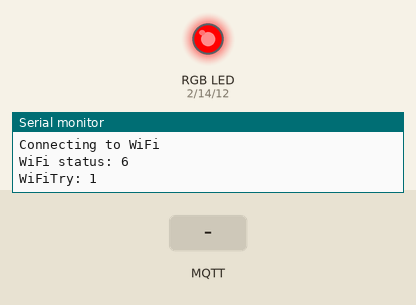
A sketch run on a simulated ESP8266 (NodeMCU). Shown: an RGB LED mixed from three pins (HIGH = lit), the last lines printed to the serial monitor. Inputs (shaded band) come from the test bench. Dim RGB values are drawn brighter than linear; WiFi joins after 1.5 s; servers stay silent unless stated; random numbers use the default seed unless the sketch sets one; no MQTT or app messages arrive unless stated.

Above: at 0.2 s.
At 3.3 s:
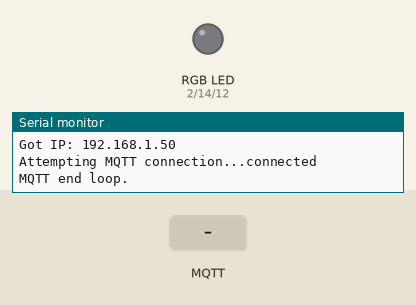
3.4 s: MQTT message "1" arrives on the third subscribed topic
At 4.6 s:
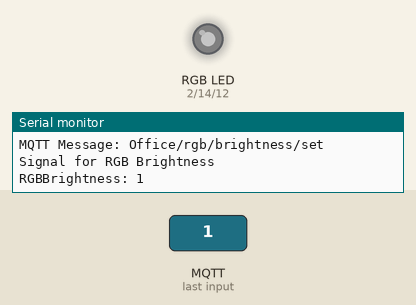
4.9 s: MQTT message "ON" arrives on the first subscribed topic
6.4 s: MQTT message "ON" arrives on the second subscribed topic
Timing chart, 0 to 9.4 s (numbered marks = the images above; inputs shaded):
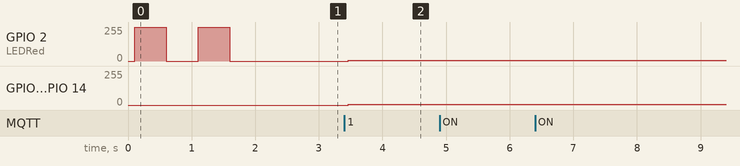

The sketch:

Connect_to_MQTT_0.7_-_receive_RGB.ino
```cpp
/*
 *     M      M     AA    TTTTTTT  TTTTTTT  EEEEEEE M      M     AA     NN    N
 *     MM    MM    A  A      T        T     E       MM    MM    A  A    NN    N
 *     M M  M M   A    A     T        T     E       M M  M M   A    A   N  N  N
 *     M  MM  M   AAAAAA     T        T     EEEE    M  MM  M   AAAAAA   N  N  N - AUTOMATION
 *     M      M  A      A    T        T     E       M      M  A      A  N   N N
 *     M      M  A      A    T        T     E       M      M  A      A  N    NN
 *     M      M  A      A    T        T     EEEEEEE M      M  A      A  N    NN
 *
 *
 *     Project    : Connect to MQTT, the Right Way
  *    Version    : 0.5
 *     Date       : 01-2021
 *     Written by : Ap Matteman
 */

// #include "WiFi.h"      //FOR ESP32
#include <ESP8266WiFi.h>  // FOR ESP8266
#include <PubSubClient.h> // FOR MQTT

WiFiClient espClient;
PubSubClient client(espClient); // MQTT Client

const char* YourWiFiSSID = "YourSSID";
const char* YourWiFiPassword = "YourWiFiPassword";
const char* mqtt_server = "192.168.10.10";
const char* mqtt_user = "MQTTHome";
const char* mqtt_password = "Home@48";

int LEDRed = 2;     // D4
int LEDGreen = 14;  // D5
int LEDBlue = 12;   // D6

byte RGBOnOff = 0;
int RGBBrightness = 0;
int RGBred = 255;
int RGBgreen = 255;
int RGBblue = 255;

int WiFiTry = 0;          // times the WiFi is not available
int MQTTTry = 0;          // times the MQTT server is not available.

void setup() {
  Serial.begin(115200);
  delay(100);
  pinMode(LEDRed, OUTPUT);
  pinMode(LEDGreen, OUTPUT);
  pinMode(LEDBlue, OUTPUT);

  ConnectWiFi();
  client.setServer(mqtt_server, 1883);
  ConnectMQTT();


  client.subscribe("Office/rgb/light/switch");
  client.subscribe("Office/rgb/brightness/set");
  client.subscribe("Office/rgb/rgb/set");
  client.setCallback(callback);

  // Send the Turn Off to Home Assistant
  client.publish("Office/rgb/brightness/status", "0");
  client.publish("Office/rgb/rgb/status", "255,255,255");
  client.publish("Office/rgb/light/status", "OFF");
}

void ConnectWiFi() {
  //Connect with WiFi network
  WiFi.begin(YourWiFiSSID, YourWiFiPassword);
  Serial.println("Connecting to WiFi");
  //Try to connect to WiFi for 5 times
  while (WiFi.status() != WL_CONNECTED && WiFiTry < 5) {
    digitalWrite(LEDRed, HIGH);
    ++WiFiTry;
    Serial.print("WiFi status: ");; Serial.println(WiFi.status());
    Serial.print("WiFiTry: ");; Serial.println(WiFiTry);
    delay(500);
    digitalWrite(LEDRed, LOW);
    delay(500);
  }
  Serial.println("");
  Serial.print("WiFiTry: ");; Serial.println(WiFiTry);
  WiFiTry = 0;
  Serial.print("Got IP: ");  Serial.println(WiFi.localIP());
}

void ConnectMQTT() {
  while (!client.connected() && MQTTTry < 5 ) {
      Serial.print("Attempting MQTT connection...");
      ++MQTTTry;
      // Create a random client ID
      String clientId = "ESP8266Client-";
      clientId += String(random(0xffff), HEX);
      // Attempt to connect
      if (client.connect(clientId.c_str(), mqtt_user, mqtt_password)) {
        Serial.println("connected");
        // Once connected, publish an announcement...
        client.publish("outTopic", "hello world");
        // ... and resubscribe
        client.subscribe("inTopic");
      } else {
        Serial.print("failed, rc=");
        Serial.print(client.state());
        Serial.println(" try again in 5 seconds");
        // Wait 5 seconds before retrying
        delay(5000);
    }
  }
  MQTTTry = 0;
  Serial.println("MQTT end loop.");
}

void callback(char* topic, byte* payload, unsigned int length) {
  int Red;
  int Green;
  int Blue;

  Serial.print("MQTT Message: ");
  Serial.println(topic);

  if (strcmp(topic,"Office/rgb/light/switch")==0){
    Serial.println("Signal for RGB Switch");
    String Status = "";
    for (int i=0;i<length;i++) {
      Status+= (char)payload[i];
    }
    client.publish("Office/rgb/light/status", Status.c_str());
    if (Status == "ON") {
      RGBOnOff = 1;
    } else {
      RGBOnOff = 0;
    }
    Serial.print("RGBOnOff: ");
    Serial.println(RGBOnOff);
  }

  if (strcmp(topic,"Office/rgb/brightness/set")==0){
    Serial.println("Signal for RGB Brightness");

    String Status = "";
    for (int i=0;i<length;i++) {
      Status+= (char)payload[i];
    }
    client.publish("Office/rgb/brightness/status", Status.c_str());

    RGBBrightness = Status.toInt();
    Serial.print("RGBBrightness: ");
    Serial.println(RGBBrightness);

  }
  if (strcmp(topic,"Office/rgb/rgb/set")==0){
    Serial.println("Signal for RGB Set");

    String Status = "";
    for (int i=0;i<length;i++) {
      Status+= (char)payload[i];
    }
    client.publish("Office/rgb/rgb/status", Status.c_str());
    Serial.print("Status: ");
    Serial.println(Status);
    // Get RGB from xxx,xxx,xxx
    int FirstIndex = Status.indexOf(',');
    int LastIndex = Status.lastIndexOf(",");
    RGBred = Status.substring(0,FirstIndex).toInt();
    RGBgreen = Status.substring(FirstIndex + 1, LastIndex).toInt();
    RGBblue = Status.substring(LastIndex+1).toInt();
    Serial.print("RGBred: "); Serial.print(RGBred);
    Serial.print(" RGBgreen: "); Serial.print(RGBgreen);
    Serial.print(" RGBblue: "); Serial.println(RGBblue);
  }
  if (RGBOnOff = 1){
    Red = RGBred * RGBBrightness / 100;
    Green = RGBgreen * RGBBrightness / 100;
    Blue = RGBblue * RGBBrightness / 100;
  } else {
    // Lights Out
    Red = 0;
    Green = 0;
    Blue = 0;
  }
  analogWrite(LEDRed, Red * 2.55);
  analogWrite(LEDGreen, Green * 2.55);
  analogWrite(LEDBlue, Blue * 2.55);

}


void loop() {
  //  Your Code here
  delay(100);
  client.loop();


}
```

Measured:
- after the input at 3.4 s, GPIO 2 (LEDRed), GPIO 12 (LEDBlue), GPIO 14 (LEDGreen): 0/255 → 5/255 after 0.06 s
